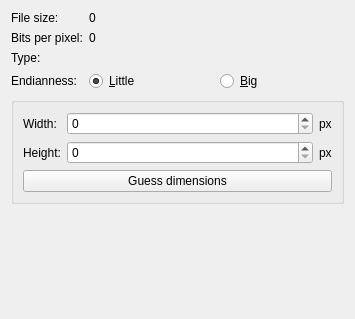
<?xml version="1.0" encoding="utf-8"?>
<ui version="4.0">
 <author>
    SPDX-FileCopyrightText: none
    SPDX-License-Identifier: GPL-3.0-or-later
  </author>
 <class>WdgOptionsHeightMap</class>
 <widget class="QWidget" name="WdgOptionsHeightMap">
  <property name="geometry">
   <rect>
    <x>0</x>
    <y>0</y>
    <width>355</width>
    <height>319</height>
   </rect>
  </property>
  <property name="sizePolicy">
   <sizepolicy hsizetype="Minimum" vsizetype="Minimum">
    <horstretch>0</horstretch>
    <verstretch>0</verstretch>
   </sizepolicy>
  </property>
  <layout class="QFormLayout" name="formLayout">
   <item column="0" row="0">
    <widget class="QLabel" name="fileSizeDescLabel">
     <property name="sizePolicy">
      <sizepolicy hsizetype="Preferred" vsizetype="Preferred">
       <horstretch>0</horstretch>
       <verstretch>0</verstretch>
      </sizepolicy>
     </property>
     <property name="text">
      <string>File size:</string>
     </property>
    </widget>
   </item>
   <item column="1" row="0">
    <widget class="QLabel" name="fileSizeLabel">
     <property name="sizePolicy">
      <sizepolicy hsizetype="Expanding" vsizetype="Preferred">
       <horstretch>0</horstretch>
       <verstretch>0</verstretch>
      </sizepolicy>
     </property>
     <property name="toolTip">
      <string>File size (bytes)</string>
     </property>
     <property name="text">
      <string>0</string>
     </property>
    </widget>
   </item>
   <item column="0" row="3">
    <widget class="QLabel" name="endiannessLabel">
     <property name="text">
      <string>Endianness:</string>
     </property>
    </widget>
   </item>
   <item column="1" row="3">
    <layout class="QHBoxLayout" name="horizontalLayout">
     <item>
      <widget class="QRadioButton" name="radioLittle">
       <property name="toolTip">
        <string>Little Endian</string>
       </property>
       <property name="text">
        <string>&amp;Little</string>
       </property>
       <property name="checked">
        <bool>true</bool>
       </property>
       <attribute name="buttonGroup">
        <string notr="true">endiannessButtonGroup</string>
       </attribute>
      </widget>
     </item>
     <item>
      <widget class="QRadioButton" name="radioBig">
       <property name="toolTip">
        <string>Big Endian</string>
       </property>
       <property name="text">
        <string>&amp;Big</string>
       </property>
       <attribute name="buttonGroup">
        <string notr="true">endiannessButtonGroup</string>
       </attribute>
      </widget>
     </item>
    </layout>
   </item>
   <item colspan="2" column="0" row="5">
    <widget class="QGroupBox" name="dimensionsGroupBox">
     <property name="title">
      <string/>
     </property>
     <layout class="QGridLayout" name="gridLayout_2">
      <item colspan="3" column="0" row="4">
       <widget class="QPushButton" name="guessButton">
        <property name="toolTip">
         <string>Guess width and height based on file size and bits per pixel. Only values set to 0 will be updated.</string>
        </property>
        <property name="text">
         <string>Guess dimensions</string>
        </property>
       </widget>
      </item>
      <item column="0" row="3">
       <widget class="QLabel" name="heightLabel">
        <property name="text">
         <string>Height:</string>
        </property>
       </widget>
      </item>
      <item column="2" row="1">
       <widget class="QLabel" name="pxLabel">
        <property name="text">
         <string>px</string>
        </property>
       </widget>
      </item>
      <item column="1" row="3">
       <widget class="QSpinBox" name="heightInput">
        <property name="sizePolicy">
         <sizepolicy hsizetype="Expanding" vsizetype="Fixed">
          <horstretch>0</horstretch>
          <verstretch>0</verstretch>
         </sizepolicy>
        </property>
        <property name="toolTip">
         <string>Height of image in pixels.</string>
        </property>
        <property name="maximum">
         <number>999999999</number>
        </property>
       </widget>
      </item>
      <item column="2" row="3">
       <widget class="QLabel" name="pxLabel2">
        <property name="text">
         <string>px</string>
        </property>
       </widget>
      </item>
      <item column="1" row="1">
       <widget class="QSpinBox" name="widthInput">
        <property name="sizePolicy">
         <sizepolicy hsizetype="Expanding" vsizetype="Fixed">
          <horstretch>0</horstretch>
          <verstretch>0</verstretch>
         </sizepolicy>
        </property>
        <property name="toolTip">
         <string>Width of image in pixels.</string>
        </property>
        <property name="maximum">
         <number>999999999</number>
        </property>
       </widget>
      </item>
      <item column="0" row="1">
       <widget class="QLabel" name="widthLabel">
        <property name="text">
         <string>Width:</string>
        </property>
       </widget>
      </item>
     </layout>
    </widget>
   </item>
   <item colspan="2" column="0" row="6">
    <widget class="QLabel" name="statusLabel">
     <property name="text">
      <string/>
     </property>
    </widget>
   </item>
   <item column="0" row="1">
    <widget class="QLabel" name="bppDescLabel">
     <property name="text">
      <string>Bits per pixel:</string>
     </property>
    </widget>
   </item>
   <item column="1" row="1">
    <widget class="QLabel" name="bppLabel">
     <property name="toolTip">
      <string/>
     </property>
     <property name="text">
      <string>0</string>
     </property>
    </widget>
   </item>
   <item column="0" row="2">
    <widget class="QLabel" name="typeDescLabel">
     <property name="text">
      <string>Type:</string>
     </property>
    </widget>
   </item>
   <item column="1" row="2">
    <widget class="QLabel" name="typeLabel">
     <property name="text">
      <string/>
     </property>
    </widget>
   </item>
  </layout>
 </widget>
 <tabstops>
  <tabstop>radioLittle</tabstop>
  <tabstop>radioBig</tabstop>
  <tabstop>widthInput</tabstop>
  <tabstop>heightInput</tabstop>
  <tabstop>guessButton</tabstop>
 </tabstops>
 <resources/>
 <connections/>
 <buttongroups>
  <buttongroup name="endiannessButtonGroup"/>
 </buttongroups>
</ui>
